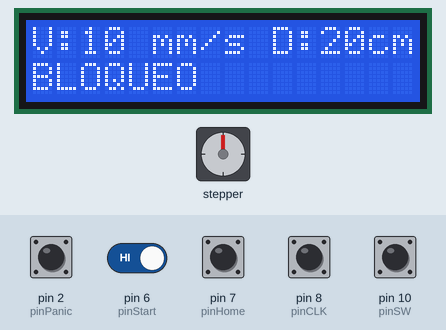
Simulated run of this sketch. Board: Arduino Uno, built with avr-gcc and run on an emulated ATmega328P. Parts: 16×2 character LCD, stepper motor. The test bench sets the inputs (shaded band); at power-on: pin 2 (pinPanic), pin 6 (pinStart), pin 7 (pinHome), pin 8 (pinCLK), pin 10 (pinSW) HIGH. Stepper angles assume 100 steps per turn.

Above: at 1.2 s.
1.3 s: pin 10 (pinSW) pulled LOW for 1 s
At 3.1 s:
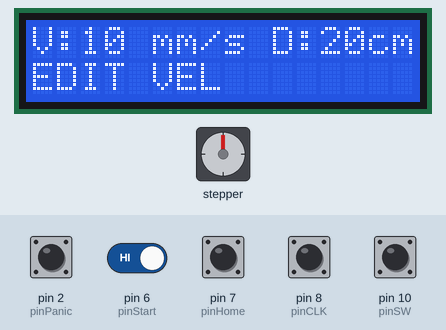
3.8 s: pin 10 (pinSW) pulled LOW for 0.15 s
At 4.2 s:
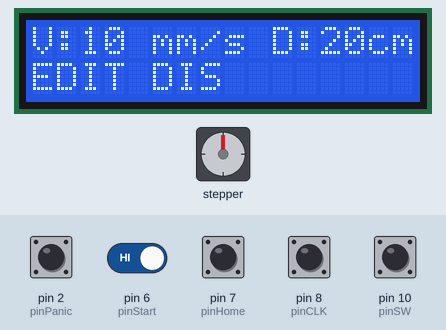
5.4 s: pin 2 (pinPanic) pulled LOW for 0.15 s
At 6.6 s:
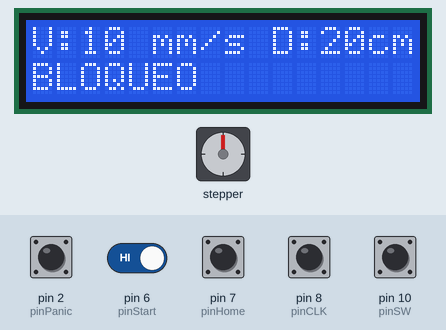
7.0 s: pin 6 (pinStart) driven LOW and pin 10 (pinSW) driven LOW
At 8.1 s:
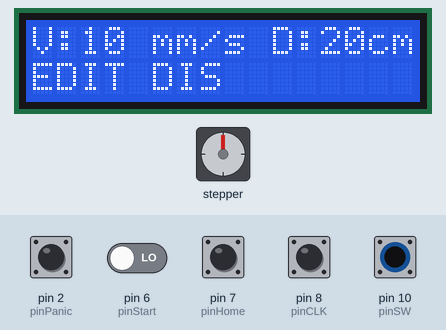
10.0 s: pin 2 (pinPanic) pulled LOW for 1 s
At 10.17 s:
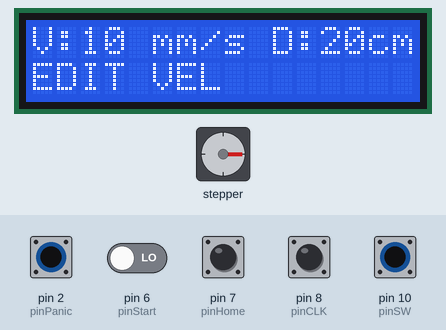
14.0 s: pin 2 (pinPanic) pulled LOW for 0.15 s
Timing chart, 0 to 41.4 s (numbered marks = the images above; inputs shaded):
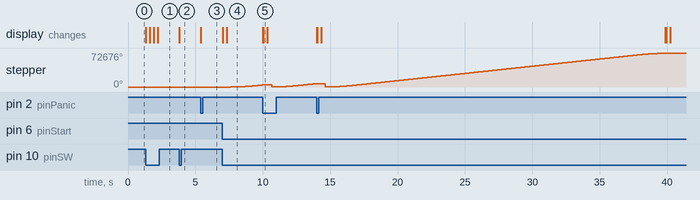

Measured:
- after the input at 1.3 s, the display: changes at once (image 1)
- after the input at 3.8 s, the display: changes at once (image 2)
- after the input at 5.4 s, the display: changes at once (image 3)
- after the input at 7.0 s, stepper: keeps turning clockwise at about 1863°/s, starting after 0.63 s; the display: first changes at once (image 4 shows a later state)
- after the input at 10.0 s, the display: first differs from a run without the input at once (image 5)

The sketch:

sketch_AccelStepper2.ino
```cpp
#include <Wire.h>
#include <LiquidCrystal_I2C.h>
#include <AccelStepper.h>

LiquidCrystal_I2C lcd(0x27, 16, 2);

// --- PINES MOTOR Y ENCODER ---
const int pinSTEP = 12;
const int pinDIR  = 13;
const int pinCLK = 8;
const int pinDT  = 9;
const int pinSW  = 10;

// --- PINES BOTONES ---
const int pinPanic = 2; // Rojo (INTERRUPCIÓN)
const int pinStart = 6; // Azul Der
const int pinHome  = 7; // Azul Izq

// Configuración de AccelStepper (1 = Driver interface)
AccelStepper stepper(1, pinSTEP, pinDIR);

// Factor de conversión: Husillo T8 (1/32). 1 cm = 10 mm = 8000 pasos.
// Factor de conversión: Husillo T8 (1/4). 1 cm = 10 mm = 1000 pasos.
const int pasosPorMm = 100;
volatile bool paradaEmergencia = false;

// --- VARIABLES DE INTERFAZ Y VALORES POR DEFECTO ---
int velocidad_mms = 10; // 1.0 cm/s
int distancia_cm = 20;  // 20 cm por defecto
int ultimoEstadoCLK;
unsigned long ultimoBoton = 0; // Temporizador para el filtro antirrebote

// --- MÁQUINA DE ESTADOS ---
enum EstadoMenu {
  BLOQUEO,
  EDIT_VEL,
  EDIT_DIS,
  LISTO
};
EstadoMenu estadoActual = BLOQUEO;

void setup() {
  lcd.init();
  lcd.backlight();

  pinMode(pinCLK, INPUT);
  pinMode(pinDT,  INPUT);
  pinMode(pinSW,  INPUT_PULLUP);
  pinMode(pinStart, INPUT_PULLUP);
  pinMode(pinHome,  INPUT_PULLUP);
  pinMode(pinPanic, INPUT_PULLUP);

  attachInterrupt(digitalPinToInterrupt(pinPanic), emergencyStop, FALLING);

  // Configuración inicial del motor
  stepper.setMaxSpeed(velocidad_mms * pasosPorMm);
  stepper.setAcceleration((velocidad_mms * pasosPorMm) * 0.5);

  ultimoEstadoCLK = digitalRead(pinCLK);

  // Al encender, forzamos la parada para entrar en BLOQUEO directamente
  paradaEmergencia = true;
  actualizarPantallaTop();
  mostrarEstado("BLOQUEO");
}

void loop() {
  // --- 1. GESTIÓN DE EMERGENCIA / BLOQUEO ---
  if (paradaEmergencia) {
    if (estadoActual != BLOQUEO) {
      estadoActual = BLOQUEO;
      mostrarEstado("BLOQUEO");
    }

    // Si pulsamos el botón del encoder, reseteamos el bloqueo y pasamos a editar velocidad
    if (digitalRead(pinSW) == LOW && millis() - ultimoBoton > 300) {
      ultimoBoton = millis();
      paradaEmergencia = false;
      stepper.setCurrentPosition(0);
      estadoActual = EDIT_VEL;
      mostrarEstado("EDIT VEL");
    }
    return; // En modo bloqueo, ignoramos el resto del bucle
  }

  // --- 2. NAVEGACIÓN DEL MENÚ (Clic en el Encoder) ---
  if (digitalRead(pinSW) == LOW && millis() - ultimoBoton > 300) {
    ultimoBoton = millis();

    if (estadoActual == EDIT_VEL) {
      estadoActual = EDIT_DIS;
      mostrarEstado("EDIT DIS");
    }
    else if (estadoActual == EDIT_DIS) {
      estadoActual = LISTO;
      mostrarEstado("LISTO");
    }
    else if (estadoActual == LISTO) {
      estadoActual = EDIT_VEL;
      mostrarEstado("EDIT VEL");
    }
  }

  // --- 3. EDICIÓN DE VALORES (Giro del Encoder) ---
  int estadoActualCLK = digitalRead(pinCLK);
  if (estadoActualCLK != ultimoEstadoCLK && estadoActualCLK == 1) {
    int direccion = (digitalRead(pinDT) != estadoActualCLK) ? 1 : -1;

    if (estadoActual == EDIT_VEL) {
      velocidad_mms += direccion;
      if (velocidad_mms < 1) velocidad_mms = 1;
      stepper.setMaxSpeed(velocidad_mms * pasosPorMm);
      stepper.setAcceleration((velocidad_mms * pasosPorMm) * 2);
      actualizarPantallaTop();
    }
    else if (estadoActual == EDIT_DIS) {
      distancia_cm += direccion;
      if (distancia_cm < 1) distancia_cm = 1; // Límite inferior de 1 cm
      actualizarPantallaTop();
    }
  }
  ultimoEstadoCLK = estadoActualCLK;

  // --- 4. EJECUCIÓN DE MOVIMIENTO (Solo permitido si está en LISTO) ---
  if (estadoActual == LISTO) {
    // Calculamos los pasos: (cm * 10) = mm -> mm * pasosPorMm
    // Usamos '10L' para forzar matemática de tipo Long y evitar desbordamientos
    long pasosDestino = distancia_cm * 10L * pasosPorMm;

    if (digitalRead(pinStart) == LOW) {
      ejecutarMovimiento(pasosDestino, "AVANZA");
    }
    else if (digitalRead(pinHome) == LOW) {
      ejecutarMovimiento(-pasosDestino, "RETORNO");
    }
  }
}

// --- FUNCIONES AUXILIARES ---

void ejecutarMovimiento(long destino, String msj) {
  mostrarEstado(msj);
  stepper.move(destino);

  while (stepper.distanceToGo() != 0) {
    if (paradaEmergencia) break;
    stepper.run();
  }

  if (!paradaEmergencia) {
    estadoActual = LISTO; // Nos aseguramos de volver al estado correcto
    mostrarEstado("LISTO");
  }
}

void emergencyStop() {
  paradaEmergencia = true;
}

void actualizarPantallaTop() {
  lcd.setCursor(0, 0);
  float velocidad_cms = velocidad_mms / 10.0;

  lcd.print("V:");
  lcd.print(velocidad_mms);
  lcd.print(" mm/s D:");
  lcd.print(distancia_cm);
  lcd.print("cm "); // Los espacios finales limpian la pantalla de "restos" de caracteres
}

void mostrarEstado(String msg) {
  lcd.setCursor(0, 1);
  lcd.print(msg);
  // Un bucle limpio para borrar el resto de la segunda línea
  for (unsigned int i = msg.length(); i < 16; i++) {
    lcd.print(" ");
  }
}
```
